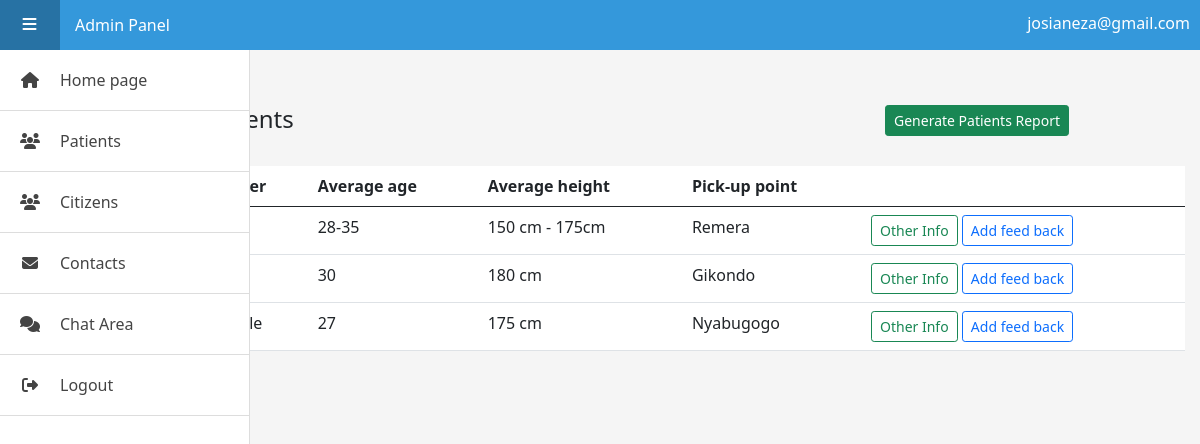
Page /sa/patients-list.php (signed in) on the committed database.
### tables this page shows
CREATE TABLE `patients` (
  `id` int(11) NOT NULL,
  `patient_code` varchar(100) NOT NULL,
  `gender` varchar(100) NOT NULL,
  `av_age` varchar(100) NOT NULL,
  `av_height` varchar(100) NOT NULL,
  `pick_point` varchar(100) NOT NULL,
  `deleted` int(1) NOT NULL DEFAULT 0,
  `fullname` varchar(100) DEFAULT NULL,
  `idcard` varchar(100) DEFAULT NULL,
  `district` varchar(100) DEFAULT NULL,
  `sector` varchar(100) DEFAULT NULL,
  `cell` varchar(100) DEFAULT NULL,
  `village` varchar(100) DEFAULT NULL,
  `cpname` varchar(100) DEFAULT NULL,
  `cpphone` varchar(100) DEFAULT NULL,
  `addcomment` varchar(100) DEFAULT NULL
);

### sa/patients-list.php (the view, shortened to what this page needs)
<!DOCTYPE html>
<html lang="en" >
<head>
  <link rel="stylesheet" href="css/bootstrap.min.css">
<link rel='stylesheet' href='https://cdnjs.cloudflare.com/ajax/libs/font-awesome/4.7.0/css/font-awesome.min.css'>
<link rel="stylesheet" href="style.css">
<link rel="stylesheet" href="mystyle.css">
</head>
<body>
<div class="header">
  <a href="#" id="menu-action">
    <i class="fa fa-bars"></i>
  </a>
  <div class="">
    <p class="userInfo"><?php echo $_SESSION['adminUserToken']; ?></p>
    Admin Panel
  </div>
</div>
<?php include('sidebar.php'); ?>
<div class="main">
  <ol class="breadcrumb">
        <li class="breadcrumb-item">
          <a href="index.php">Home</a>
        </li>
        <li class="breadcrumb-item active">Patients</li>
      </ol>
  <div class="row">
        <div class="col-xl-12 col-sm-6 mb-3" style="overflow-x: auto;">
          <div class="searchForm">
              <div class="form-group wrap">
                <a href="reports/p-report.php" class="btn btn-sm btn-success">Generate Patients Report</a>
              </div>
          </div>
          <h4>Registered patients</h3>
          <br>
          <table class="table">
            <thead class="thead-dark">
              <tr>
                <th scope="col">#</th>
                <th scope="col">Code</th>
                <th scope="col">Gender</th>
                <th scope="col">Average age</th>
                <th scope="col">Average height</th>
                <th scope="col">Pick-up point</th>
                <th scope="col"></th>
              </tr>
            </thead>
            <tbody class="thead-light">
            <?php
              if(isset($_GET['keyCode'])){
                $keyCode = $_GET['keyCode'];
                $query = mysqli_query($connect,"SELECT * FROM users WHERE deleted = 0 AND fullname LIKE '%$keyCode%' OR phone LIKE '%$keyCode%' OR email LIKE '%$keyCode%' ORDER BY fullname ASC");
              }else{
                $query = mysqli_query($connect,"SELECT * FROM patients WHERE deleted = 0 ORDER BY id DESC");
              }
              $rowcount = 0;
              while ($row = mysqli_fetch_array($query)){
                $rowcount ++;
                echo"<tr>
                  <th scope='row'>".$rowcount."</th>
                  <td>".$row['patient_code']."</td>
                  <td>".$row['gender']."</td>
                  <td>".$row['av_age']."</td>
                  <td>".$row['av_height']."</td>
                  <td>".$row['pick_point']."</td>
                  <td>
                    <a class='btn btn-outline-success btn-sm' href='other-info.php?patId=".$row['id']."' role='button'>Other Info</a>
                    <a class='btn btn-outline-primary btn-sm' href='addFeedBack.php?patId=".$row['patient_code']."' role='button'>Add feed back</a>
                  </td>
                </tr>";
              }
            ?>
            </tbody>
          </table>
        </div>
      </div>
</div>
</body>
</html>

### sa/style.css (style rules this page uses)
*:before, *:after { -webkit-box-sizing: border-box; -moz-box-sizing: border-box; box-sizing: border-box; }
body { background: #f5f5f5; padding: 0; margin: 0; }
i.fa { font-size: 16px; }
p { font-size: 16px; line-height: 1.42857143; }
.header { position: fixed; z-index: 10; top: 0; left: 0; background: #3498DB; width: 100%; height: 50px; line-height: 50px; color: #fff; }
.header #menu-action { display: block; float: left; width: 60px; height: 50px; line-height: 50px; margin-right: 15px; color: #fff; text-decoration: none; text-align: center; background: rgba(0, 0, 0, 0.15); font-size: 13px; text-transform: uppercase; letter-spacing: 1px; -webkit-transition: all 0.2s ease-in-out; transition: all 0.2s ease-in-out; }
.header #menu-action i { display: inline-block; margin: 0 5px; }
.main { position: relative; display: block; top: 50px; left: 0; padding: 15px; padding-left: 75px; -webkit-transition: all 0.2s ease-in-out; transition: all 0.2s ease-in-out; }
table { background: white; }

### sa/mystyle.css (style rules this page uses)
.userInfo { float: right; position: relative; top: 12px; right: 10px; }

### sa/patients-list.php (style rules this page uses)
.searchForm { width: 300px; float: right; }

### rows in the picture
patients: av_age "28-35", av_height "150 cm - 175cm", pick_point "Remera"
patients: av_age "30", av_height "180 cm", pick_point "Gikondo"
patients: av_age "27", av_height "175 cm", pick_point "Nyabugogo"

### other values in the picture
$_SESSION['adminUserToken'] "josianeza@gmail.com"
